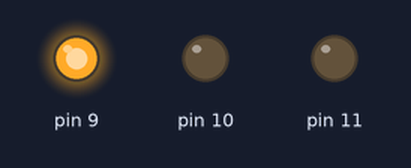
The sketch below on a simulated Arduino Uno, built with avr-gcc and run on an emulated ATmega328P. On the bench: output pins drawn as LEDs (lit = HIGH).

Above: at 0.07 s.
At 0.37 s:
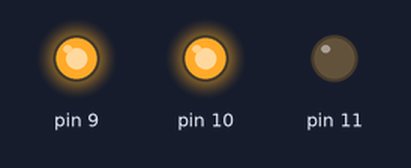
At 0.82 s:
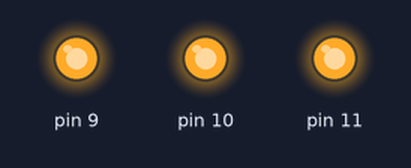
At 1.42 s:
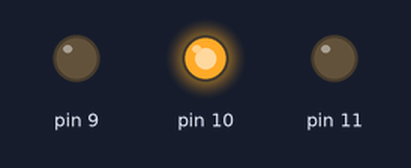
At 2.47 s:
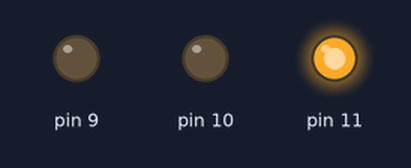
At 3.22 s:
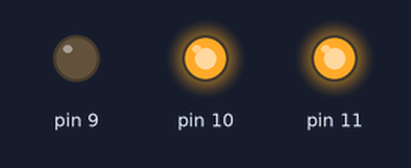
Timing chart, 0 to 3.5 s (numbered marks = the images above):
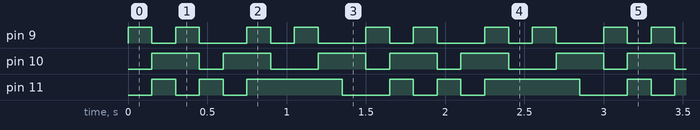

Measured:
- by itself, pin 9: repeats every 0.75 s: LOW 0.15 s, HIGH 0.15 s, LOW 0.30 s, HIGH 0.15 s
- by itself, pin 10: repeats every 1.5 s: LOW 0.15 s, HIGH 0.30 s, LOW 0.30 s, HIGH 0.30 s, LOW 0.15 s, HIGH 0.30 s
- by itself, pin 11: repeats every 1.5 s: LOW 0.15 s, HIGH 0.15 s, LOW 0.15 s, HIGH 0.60 s, LOW 0.30 s, HIGH 0.15 s

The sketch:

ledHelloWorld.ino
```cpp
void setup() {
  // put your setup code here, to run once:
  pinMode(9, OUTPUT);
  pinMode(10, OUTPUT);
  pinMode(11, OUTPUT);

}

int Speed = 150;

void loop() {

  // put your main code here, to run repeatedly:
  digitalWrite(9, HIGH);
  digitalWrite(11, LOW);
  digitalWrite(10, LOW);
  delay(Speed);
  digitalWrite(9, LOW);
  digitalWrite(11, HIGH);
  digitalWrite(10, HIGH);
  delay(Speed);
  digitalWrite(9, HIGH);
  digitalWrite(11, LOW);
  digitalWrite(10, HIGH);
  delay(Speed);
  digitalWrite(9, LOW);
  digitalWrite(11, HIGH);
  digitalWrite(10, LOW);
  delay(Speed);
  digitalWrite(9, LOW);
  digitalWrite(11, LOW);
  digitalWrite(10, HIGH);
  delay(Speed);
  digitalWrite(9, HIGH);
  digitalWrite(11, HIGH);
  digitalWrite(10, HIGH);
  delay(Speed);
  digitalWrite(9, LOW);
  digitalWrite(11, HIGH);
  digitalWrite(10, LOW);
  delay(Speed);
  digitalWrite(9, HIGH);
  digitalWrite(11, HIGH);
  digitalWrite(10, LOW);
  delay(Speed);
  digitalWrite(9, LOW);
  digitalWrite(11, HIGH);
  digitalWrite(10, HIGH);
  delay(Speed);
  digitalWrite(9, LOW);
  digitalWrite(11, LOW);
  digitalWrite(10, HIGH);
  delay(Speed);
}
```
